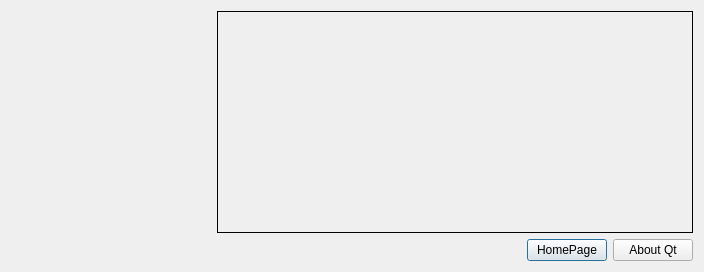
<?xml version="1.0" encoding="UTF-8"?>
<ui version="4.0">
 <class>About</class>
 <widget class="QDialog" name="About">
  <property name="geometry">
   <rect>
    <x>0</x>
    <y>0</y>
    <width>704</width>
    <height>265</height>
   </rect>
  </property>
  <property name="sizePolicy">
   <sizepolicy hsizetype="Fixed" vsizetype="Fixed">
    <horstretch>0</horstretch>
    <verstretch>0</verstretch>
   </sizepolicy>
  </property>
  <property name="windowTitle">
   <string>Dialog</string>
  </property>
  <property name="windowIcon">
   <iconset resource="resources.qrc">
    <normaloff>:/data/icons/QuickStitch.svg</normaloff>:/data/icons/QuickStitch.svg</iconset>
  </property>
  <layout class="QHBoxLayout" name="horizontalLayout_2">
   <item>
    <widget class="QLabel" name="iconContainer">
     <property name="sizePolicy">
      <sizepolicy hsizetype="Fixed" vsizetype="Preferred">
       <horstretch>0</horstretch>
       <verstretch>0</verstretch>
      </sizepolicy>
     </property>
     <property name="minimumSize">
      <size>
       <width>200</width>
       <height>250</height>
      </size>
     </property>
     <property name="frameShape">
      <enum>QFrame::NoFrame</enum>
     </property>
     <property name="text">
      <string/>
     </property>
     <property name="pixmap">
      <pixmap resource="resources.qrc">:/data/icons/QuickStitch.svg</pixmap>
     </property>
     <property name="alignment">
      <set>Qt::AlignCenter</set>
     </property>
    </widget>
   </item>
   <item>
    <layout class="QVBoxLayout" name="verticalLayout">
     <item>
      <widget class="QLabel" name="detailsContainer">
       <property name="sizePolicy">
        <sizepolicy hsizetype="Preferred" vsizetype="Preferred">
         <horstretch>0</horstretch>
         <verstretch>0</verstretch>
        </sizepolicy>
       </property>
       <property name="minimumSize">
        <size>
         <width>0</width>
         <height>0</height>
        </size>
       </property>
       <property name="frameShape">
        <enum>QFrame::Box</enum>
       </property>
       <property name="text">
        <string/>
       </property>
      </widget>
     </item>
     <item>
      <layout class="QHBoxLayout" name="horizontalLayout">
       <item>
        <spacer name="horizontalSpacer">
         <property name="orientation">
          <enum>Qt::Horizontal</enum>
         </property>
         <property name="sizeHint" stdset="0">
          <size>
           <width>40</width>
           <height>20</height>
          </size>
         </property>
        </spacer>
       </item>
       <item>
        <widget class="QPushButton" name="homePageButton">
         <property name="text">
          <string>HomePage</string>
         </property>
        </widget>
       </item>
       <item>
        <widget class="QPushButton" name="aboutQtButton">
         <property name="text">
          <string>About Qt</string>
         </property>
        </widget>
       </item>
      </layout>
     </item>
    </layout>
   </item>
  </layout>
 </widget>
 <resources>
  <include location="resources.qrc"/>
 </resources>
 <connections/>
</ui>
